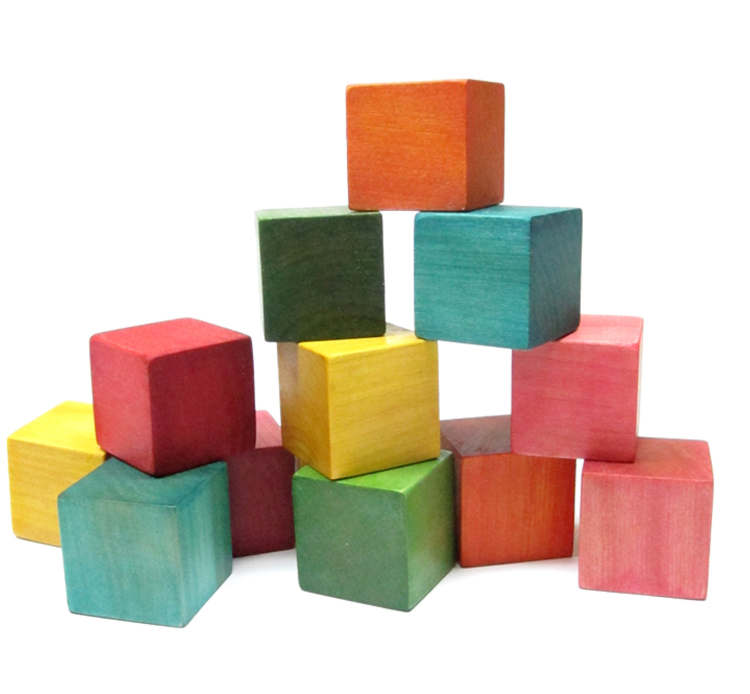
#> input picture opencv-python/blocks.jpg, 1500 x 1387 px (shown at 1/2 size)
$ python tut33_shi-tomasi_corners.py
#> lines starting #> are read from the running program, lines starting #| are printed output that depends on the picture; after the words box and inside, x2 and y2 are one past the last pixel; in counts of white or black regions, pixels touching at a corner belong together
# http://docs.opencv.org/3.0-beta/doc/py_tutorials/py_feature2d/py_shi_tomasi/py_shi_tomasi.html
# shi-tomasi corner detector

import cv2
import numpy as np
from matplotlib import pyplot as plot

img = cv2.imread('blocks.jpg')
#> img is the input picture: shape (1387, 1500, 3); mean B, G, R 185, 197.8, 212.4
height, width = img.shape[:2]
#> height = 1387; width = 1500
img = cv2.resize(img, (int(width/2), int(height/2)), cv2.INTER_CUBIC)
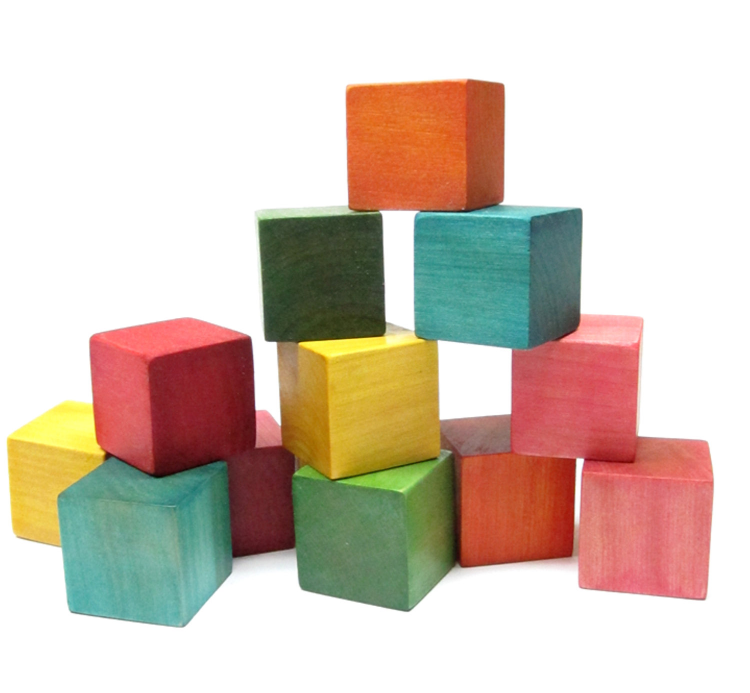
#> img: shape (693, 750, 3); mean B, G, R 185, 197.8, 212.4

gray = cv2.cvtColor(img, cv2.COLOR_BGR2GRAY)
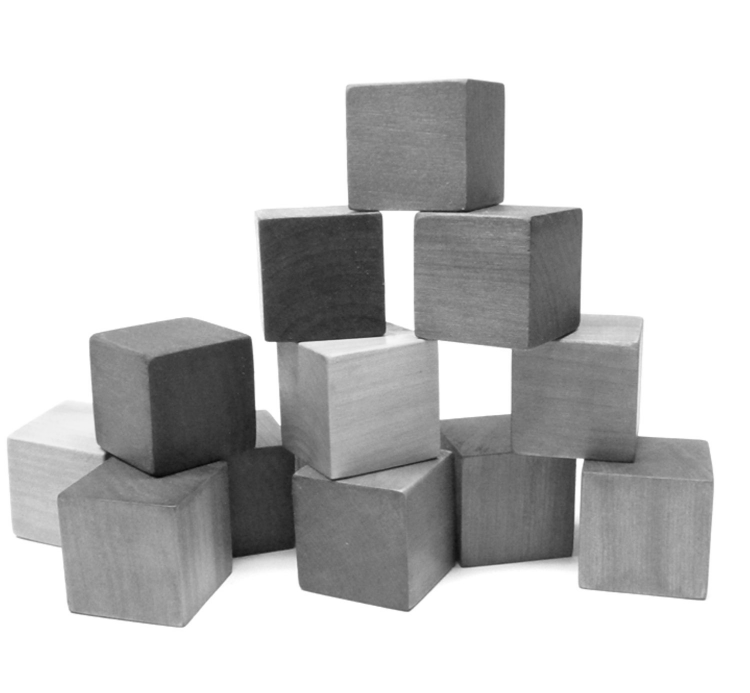
#> gray: shape (693, 750); min 6, max 255, mean 200.7

corners = cv2.goodFeaturesToTrack(gray,50,0.01,10)
#> corners = 50 rows, first 8: [380, 211], [582, 459], [500, 204], [275, 343], [438, 341], [510, 349], [279, 424], [418, 212]
# params(img, #corners, minCornerQuality, minDistBetweenCorners)
# minCorner quality is between 0 and 1

corners = np.int0(corners)

for i in corners:
	x,y = i.ravel()
	cv2.circle(img, (x,y), 3, 255, -1)
#> this loop made 50 passes
#> (x, y) on passes 1 to 12: (380, 211), (582, 459), (500, 204), (275, 343), (438, 341), (510, 349), (279, 424), (418, 212), (510, 413), (580, 209), (299, 343), (440, 418)
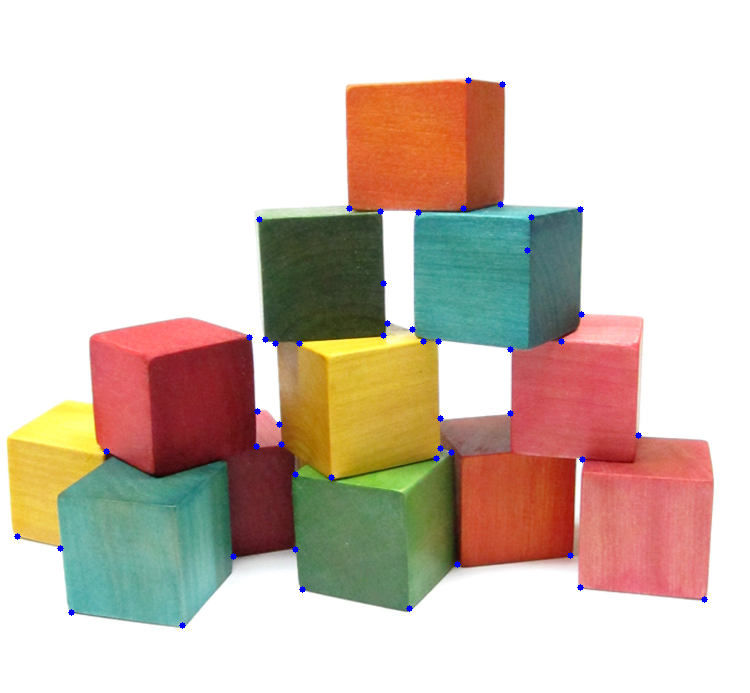
#> img: shape (693, 750, 3); 0.28% of pixels changed, all inside (x1, y1, x2, y2) = (14, 77, 708, 629)

cv2.imshow('shi-tomassi corners',img)
cv2.waitKey()
cv2.destroyAllWindows()
